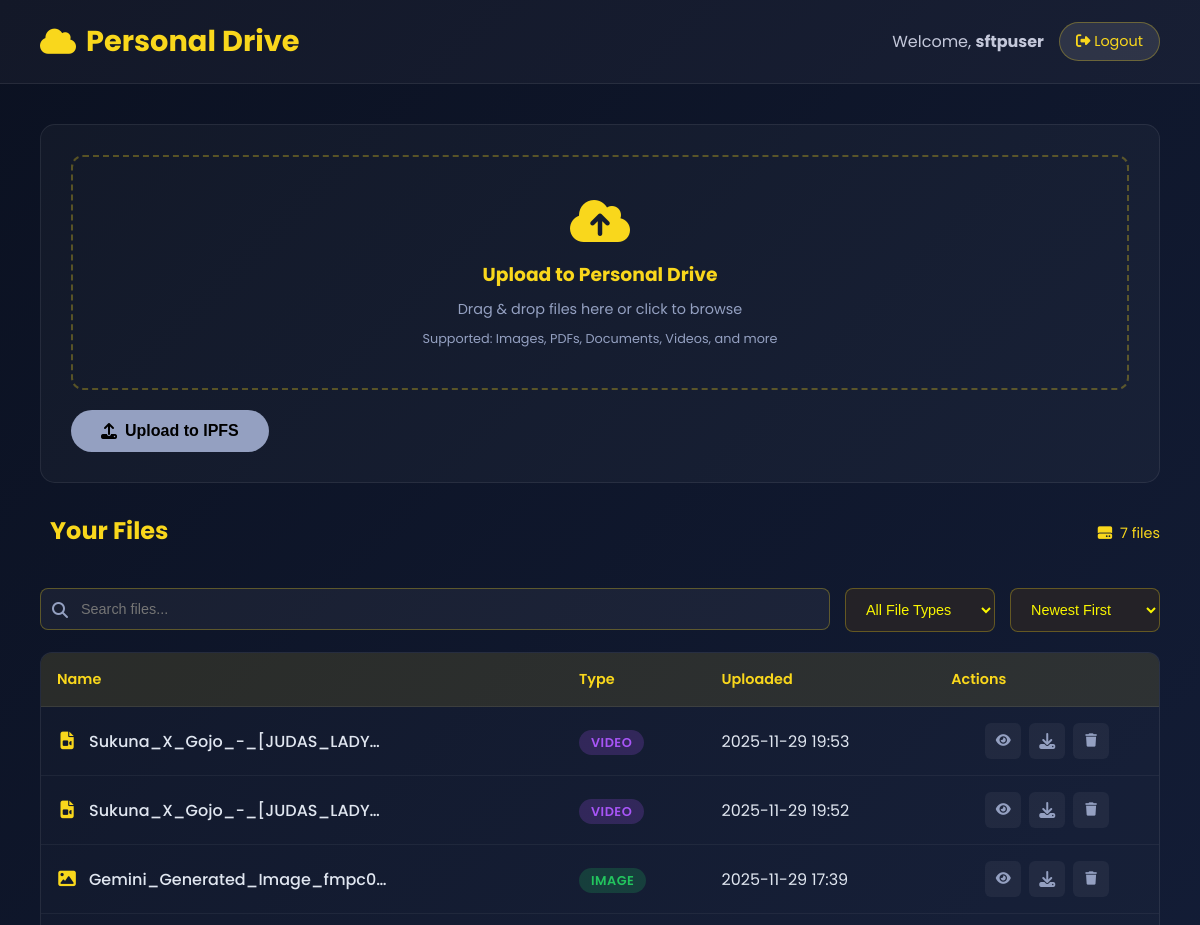
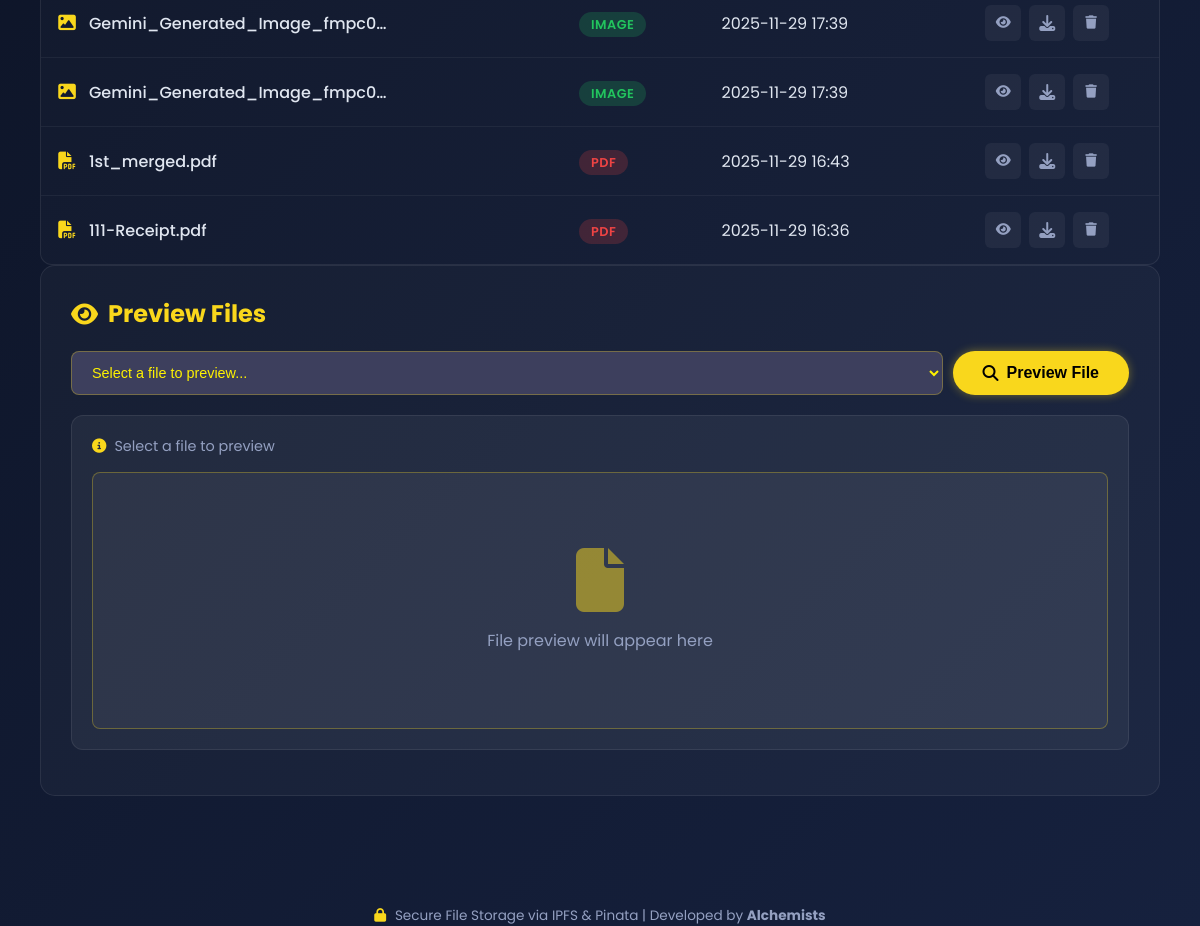
The app's page /dashboard (signed in) with its own data (2 pictures, top to bottom).
### app/models.py (models this page shows)
class User(Base):
    __tablename__ = "users"
    id = Column(Integer, primary_key=True)
    username = Column(String(150), unique=True, nullable=False)
    password_hash = Column(String(255), nullable=False)
    created_at = Column(DateTime, default=datetime.utcnow)
    uploads = relationship("Upload", back_populates="owner")

class Upload(Base):
    __tablename__ = "uploads"
    id = Column(Integer, primary_key=True)
    cid = Column(String(255), nullable=False, index=True)
    filename = Column(String(255))
    content_type = Column(String(120))
    uploaded_at = Column(DateTime, default=datetime.utcnow)
    user_id = Column(Integer, ForeignKey("users.id"), nullable=False)
    owner = relationship("User", back_populates="uploads")
    pinata_response = Column(Text)

### app/routes/dashboard.py (the view)
    @app.route("/dashboard")  # Add this decorator to handle both routes
    def dashboard():
        u = current_user()
        if not u:
            return redirect(url_for('login'))
        db = db_session()
        files = db.query(Upload).filter_by(user_id=u.id).order_by(Upload.uploaded_at.desc()).all()
        db.close()
        return render_template('dashboard.html', gateway=Config.PINATA_GATEWAY, files=files)

### app/models.py (called while the page is built)
def db_session():
    return SessionLocal()

### app/routes/dashboard.py (called while the page is built)
def init_dashboard_routes(app):
    @app.route("/dashboard")  # Add this decorator to handle both routes
    def dashboard():
        u = current_user()
        if not u:
            return redirect(url_for('login'))
        db = db_session()
        files = db.query(Upload).filter_by(user_id=u.id).order_by(Upload.uploaded_at.desc()).all()
        db.close()
        return render_template('dashboard.html', gateway=Config.PINATA_GATEWAY, files=files)

### app/utils/helpers.py (called while the page is built)
def db_session():
    return SessionLocal()

def current_user():
    uid = session.get("user_id")
    if not uid:
        return None
    db = db_session()
    u = db.query(User).filter_by(id=uid).first()
    db.close()
    return u

### app/templates/dashboard.html (shortened to what this page needs)
<!DOCTYPE html>
<html lang="en">
  <head>
    {% block styles %}
    <link
      rel="stylesheet"
      href="{{ url_for('static', filename='css/drive.css') }}"
    />
    {% endblock %}
  </head>
  {% extends 'base.html' %} {% block content %}
  <div class="container">
    <div class="upload-section">
      <div class="upload-area" id="uploadArea">
        <i class="fa-solid fa-cloud-arrow-up"></i>
        <h3>Upload to Personal Drive</h3>
        <p>Drag & drop files here or click to browse</p>
        <p style="font-size: 0.8rem; margin-top: 10px; color: #94a0c1">
          Supported: Images, PDFs, Documents, Videos, and more
        </p>
      </div>
      <button class="btn" id="uploadButton" disabled>
        <i class="fa-solid fa-upload"></i> Upload to IPFS
      </button>
    </div>
    <div class="files-section">
      <div class="files-header">
        <h2> Your Files</h2>
        <div class="file-count" id="fileCount">
          <i class="fa-solid fa-hard-drive"></i>
          <span id="fileCountText">
          </span>
        </div>
      </div>
      <div class="file-filters">
        <div class="filter-group">
          <input
            type="text"
            id="fileSearch"
            class="file-search"
            placeholder="Search files..."
          />
          <i class="fa-solid fa-search search-icon"></i>
        </div>
        <select id="fileTypeFilter" class="file-filter">
          <option value="all">All File Types</option>
        </select>
        <select id="sortBy" class="file-filter">
          <option value="newest">Newest First</option>
        </select>
      </div>
      {% if files and files|length > 0 %}
      <div class="files-table-container">
        <table class="files-table" id="filesTable">
          <thead>
            <tr>
              <th class="file-name-header">Name</th>
              <th class="file-type-header">Type</th>
              <th class="file-date-header">Uploaded</th>
              <th class="file-actions-header">Actions</th>
            </tr>
          </thead>
          <tbody id="filesTableBody">
            {% for file in files %}
            <tr
              class="file-row"
              data-filetype="{{
              'image' if file.content_type and file.content_type.startswith('image/') else
              'pdf' if file.content_type and 'pdf' in file.content_type else
              'text' if file.content_type and file.content_type.startswith('text/') else
              'video' if file.content_type and file.content_type.startswith('video/') else
              'audio' if file.content_type and file.content_type.startswith('audio/') else
              'other'
            }}"
            >
              <td class="file-name-cell">
                <div class="file-name-with-icon">
                  <i
                    class="fa-solid {{
                    'fa-image' if file.content_type and file.content_type.startswith('image/') else
                    'fa-file-pdf' if file.content_type and 'pdf' in file.content_type else
                    'fa-file-lines' if file.content_type and file.content_type.startswith('text/') else
                    'fa-file-video' if file.content_type and file.content_type.startswith('video/') else
                    'fa-file-audio' if file.content_type and file.content_type.startswith('audio/') else
                    'fa-file'
                  }} file-icon-small"
                  ></i>
                  <span class="file-name-text" title="{{ file.filename }}">
                    {{ file.filename or 'Unnamed File' }}
                  </span>
                </div>
              </td>
              <td class="file-type-cell">
                <span
                  class="file-type-badge {{
                  'image' if file.content_type and file.content_type.startswith('image/') else
                  'pdf' if file.content_type and 'pdf' in file.content_type else
                  'text' if file.content_type and file.content_type.startswith('text/') else
                  'video' if file.content_type and file.content_type.startswith('video/') else
                  'audio' if file.content_type and file.content_type.startswith('audio/') else
                  'other'
                }}"
                >
                  {{ 'Image' if file.content_type and
                  file.content_type.startswith('image/') else 'PDF' if
                  file.content_type and 'pdf' in file.content_type else 'Text'
                  if file.content_type and file.content_type.startswith('text/')
                  else 'Video' if file.content_type and
                  file.content_type.startswith('video/') else 'Audio' if
                  file.content_type and file.content_type.startswith('audio/')
                  else file.content_type.split('/')[-1].title() if
                  file.content_type and '/' in file.content_type else 'File' }}
                </span>
              </td>
              <td class="file-date-cell">
                {{ file.uploaded_at.strftime('%Y-%m-%d %H:%M') }}
              </td>
              <td class="file-actions-cell">
                <div class="file-actions">
                  <button
                    class="action-btn preview-btn"
                    data-id="{{ file.id }}"
                    data-filename="{{ file.filename }}"
                    title="Preview"
                  >
                    <i class="fa-solid fa-eye"></i>
                  </button>
                  <a
                    class="action-btn"
                    href="/download/{{ file.id }}"
                    target="_blank"
                    title="Download"
                  >
                    <i class="fa-solid fa-download"></i>
                  </a>
                  <button
                    class="action-btn delete-btn"
                    data-id="{{ file.id }}"
                    data-filename="{{ file.filename }}"
                    title="Delete"
                  >
                    <i class="fa-solid fa-trash"></i>
                  </button>
                </div>
              </td>
            </tr>
            {% endfor %}
          </tbody>
        </table>
      </div>
      {% else %}
      <div class="empty-state">
        <i class="fa-solid fa-cloud"></i>
        <h3>Your drive is empty</h3>
        <p>Upload your first file to get started!</p>
      </div>
      {% endif %}
    </div>
    <div class="preview-section">
      <h2><i class="fa-solid fa-eye"></i> Preview Files</h2>
      <div class="file-select-group">
        <select id="fileSelect" class="file-select">
          <option value="">Select a file to preview...</option>
        </select>
        <button id="previewBtn" class="btn">
          <i class="fa-solid fa-search"></i> Preview File
        </button>
      </div>
      <div class="preview-area">
        <div id="previewInfo" class="preview-info">
          <i class="fa-solid fa-info-circle"></i> Select a file to preview
        </div>
        <div id="previewContent" class="preview-content">
          <div id="previewPlaceholder" class="preview-placeholder">
            <i class="fa-solid fa-file"></i>
            <p>File preview will appear here</p>
          </div>
        </div>
      </div>
    </div>
  </div>
  {% endblock %}

### app/templates/base.html (shortened to what this page needs)
<!DOCTYPE html>
<html lang="en">
  <head>
    <link
      rel="stylesheet"
      href="https://cdnjs.cloudflare.com/ajax/libs/font-awesome/6.5.0/css/all.min.css"
    />
    <link
      rel="stylesheet"
      href="{{ url_for('static', filename='css/base.css') }}"
    />
    {% block styles %}{% endblock %}
  </head>
  <body>
    {% if session.username %}
    <div class="header">
      <h1><i class="fa-solid fa-cloud"></i> Personal Drive</h1>
      <div class="user-info">
        <span>Welcome, <strong>{{ session.username }}</strong></span>
        <a href="/logout" class="logout-btn">
          <i class="fa-solid fa-right-from-bracket"></i> Logout
        </a>
      </div>
    </div>
    {% endif %} {% block content %}{% endblock %}
    <footer>
      <i class="fa-solid fa-lock"></i> Secure File Storage via IPFS & Pinata |
      Developed by <strong>Alchemists</strong>
    </footer>
  </body>
</html>

### app/static/css/drive.css (style rules this page uses)
.upload-section { background: rgba(255, 255, 255, 0.03); padding: 30px; border-radius: 15px; margin-bottom: 30px; border: 1px solid rgba(255, 255, 255, 0.08); }
.upload-area { border: 2px dashed rgba(249, 215, 28, 0.3); border-radius: 12px; padding: 40px; text-align: center; cursor: pointer; transition: 0.3s ease; margin-bottom: 20px; }
.upload-area i { font-size: 3rem; color: #f9d71c; margin-bottom: 15px; }
.upload-area h3 { color: #f9d71c; margin-bottom: 10px; }
.upload-area p { color: #94a0c1; font-size: 0.9rem; }
.preview-content { border: 1px solid rgba(249, 215, 28, 0.3); border-radius: 8px; padding: 15px; background: rgba(255, 255, 255, 0.05); max-height: 300px; overflow: auto; }
.files-section h2 { color: #f9d71c; margin-bottom: 20px; font-size: 1.5rem; display: flex; align-items: center; gap: 10px; }
.file-actions { display: flex; gap: 10px; justify-content: center; }
.action-btn { background: rgba(255, 255, 255, 0.1); border: none; color: #f9d71c; width: 36px; height: 36px; border-radius: 50%; cursor: pointer; display: flex; align-items: center; justify-content: center; transition: 0.3s ease; }
.file-count { color: #f9d71c; font-size: 0.9rem; margin-bottom: 15px; display: flex; align-items: center; gap: 8px; }
.preview-section { background: rgba(255, 255, 255, 0.03); padding: 30px; border-radius: 15px; margin-bottom: 30px; border: 1px solid rgba(255, 255, 255, 0.08); }
.preview-section h2 { color: #f9d71c; margin-bottom: 20px; font-size: 1.5rem; display: flex; align-items: center; gap: 10px; }
.preview-area { border: 1px solid rgba(255, 255, 255, 0.08); border-radius: 12px; padding: 20px; background: rgba(255, 255, 255, 0.05); min-height: 200px; }
.preview-info { color: #94a0c1; margin-bottom: 15px; font-size: 0.9rem; }
.preview-content { max-height: 400px; overflow: auto; }

### app/static/css/base.css (style rules this page uses)
* { box-sizing: border-box; margin: 0; padding: 0; }
body { font-family: "Poppins", sans-serif; background: linear-gradient(135deg, #0b1121, #16213e); color: #e0e6f0; min-height: 100vh; }
.header { background: rgba(255, 255, 255, 0.03); padding: 20px 40px; border-bottom: 1px solid rgba(255, 255, 255, 0.08); display: flex; justify-content: space-between; align-items: center; }
.header h1 { color: #f9d71c; font-size: 1.8rem; display: flex; align-items: center; gap: 10px; }
.user-info { display: flex; align-items: center; gap: 15px; }
.user-info span { color: #c4c8da; }
.logout-btn { background: rgba(255, 255, 255, 0.1); color: #f9d71c; border: 1px solid rgba(249, 215, 28, 0.3); padding: 8px 16px; border-radius: 20px; cursor: pointer; text-decoration: none; font-size: 0.9rem; transition: 0.3s ease; }
.btn { background: #f9d71c; color: #000; border: none; padding: 12px 30px; border-radius: 40px; font-weight: 600; cursor: pointer; font-size: 1rem; transition: 0.3s ease; box-shadow: 0 0 10px rgba(249, 215, 28, 0.4); display: inline-flex; align-items: center; gap: 8px; text-decoration: none; }
.btn:disabled { background: #94a0c1; cursor: not-allowed; transform: none; box-shadow: none; }
.container { padding: 40px; max-width: 1200px; margin: 0 auto; }
footer { margin-top: 40px; text-align: center; width: 100%; color: #94a0c1; font-size: 0.85rem; }
footer i { color: #f9d71c; margin-right: 5px; }

### records on screen
User: username "sftpuser"
Upload: filename "Sukuna_X_Gojo_-_[JUDAS_LADY…", content_type "VIDEO", uploaded_at "2025-11-29 19:53"
Upload: filename "Sukuna_X_Gojo_-_[JUDAS_LADY…", content_type "VIDEO", uploaded_at "2025-11-29 19:52"
Upload: filename "Gemini_Generated_Image_fmpc0…", content_type "IMAGE", uploaded_at "2025-11-29 17:39"
Upload: filename "Gemini_Generated_Image_fmpc0…", content_type "IMAGE", uploaded_at "2025-11-29 17:39"
Upload: filename "Gemini_Generated_Image_fmpc0…", content_type "IMAGE", uploaded_at "2025-11-29 17:39"
Upload: filename "1st_merged.pdf", content_type "PDF", uploaded_at "2025-11-29 16:43"
Upload: filename "111-Receipt.pdf", content_type "PDF", uploaded_at "2025-11-29 16:36"
